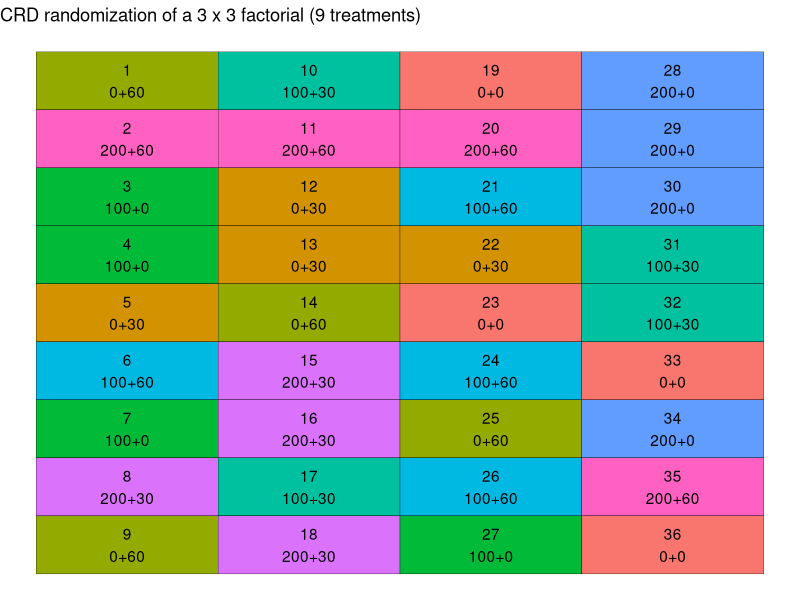
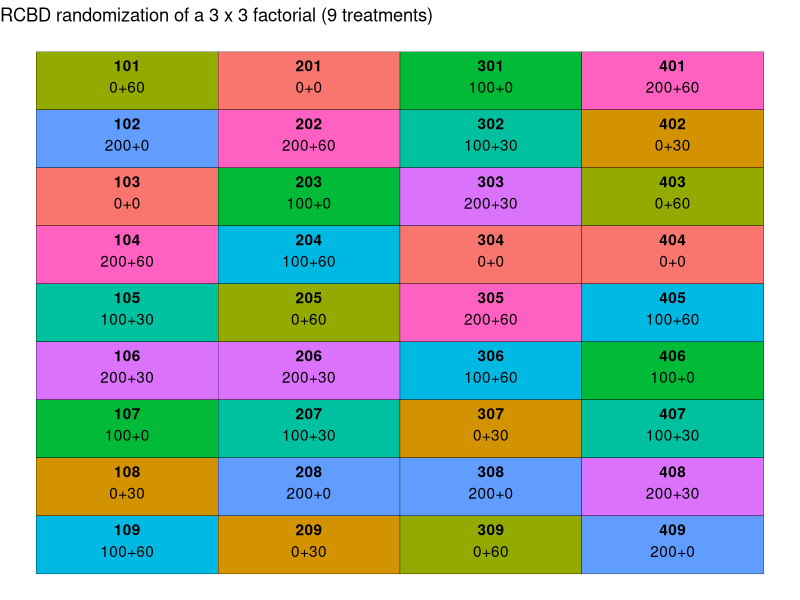

Reproduce these figures in R, in order. (Note: this script raises an error after producing the figures.)
## ---- chunk 1
# Loading packages
library(tidyverse) # for data wrangling and plotting
## ---- chunk 2
trts <- crossing(nrate_kgha = c(0, 100, 200),
                 krate_kgha = c(0, 30, 60))%>%
  mutate(trtnum = 1:nrow(.))%>%
  mutate(trtname = paste0(nrate_kgha, "+", krate_kgha))

trts
## ---- chunk 3
# Setting seed to get same randomization result every time
set.seed(930)

crd_rand <- crossing(trtname = trts$trtname,
                     rep = 1:4)  %>%
  # Since plots are organized without a structure, let's number them 1 through 36
mutate(plot = 1:nrow(.))%>%
  # Randomizing trtname to plots, without restrictions 
mutate(plot = sample(plot)) %>%
  arrange(plot)

crd_rand
## ---- chunk 4
crd_layout <- crd_rand %>%
  # Defining number of rows and columns in the field for plotting purposes
mutate(row = rep(1:4, each = 9)) %>%
  mutate(col = rep(seq(from = 1,
                   to = 9,
                   by = 1), times = 4)) %>%
  # Creating plot and trtname labels for plotting
  mutate(lab = paste0(plot, "\n", trtname))
crd_layout
## ---- chunk 5
ggplot(crd_layout, aes(x = row, y = -col))+
  geom_tile(aes(fill = trtname), color = "black", show.legend = F)+
  geom_text(aes(label = lab))+
  labs(title = "CRD randomization of a 3 x 3 factorial (9 treatments)")+
  theme_void()

## ---- chunk 6
# Setting seed to get same randomization result every time
set.seed(930)

rcbd_rand <- crossing(trtname = trts$trtname,
                      rep = 1:4) %>%
  arrange(rep) %>%
  group_by(rep)%>%
  mutate(trtname = sample(trtname)) %>%
  mutate(plot = (rep*100+ 1:9))%>%
  ungroup()

rcbd_rand %>%
  group_by (rep, trtname)%>%
  tally()
## ---- chunk 7
rcbd_rand 
## ---- chunk 8
rcbd_layout <- rcbd_rand %>%
  # Defining number of rows and columns in the field for plotting purposes
  mutate(row = rep(1:4, each = 9)) %>%
  mutate(col = rep(seq(from = 1, 
                       to = 9, #total number of treatments, 
                       by = 1), 
                   times = 4 #total number of blocks
  )) %>%
  # Creating plot and trtname labels for plotting
  mutate(lab = paste0(plot, "\n", trtname))

rcbd_layout
## ---- chunk 9
ggplot(data = rcbd_layout, aes(x = row, 
                               y = -col))+
  geom_tile(aes(fill = trtname),
            color = "black",
            show.legend = F
  )+
  geom_text(aes(label = plot), fontface = "bold", vjust = -.8)+
  geom_text(aes(label = trtname), vjust = 1)+
  labs(title = "RCBD randomization of a 3 x 3 factorial (9 treatments)") +
  theme_void()

## ---- chunk 10
rcbd_rand %>%
  # Retrieving other information contained in trts
left_join(trts)%>%
    # Rearranging columns  
dplyr::select(plot, rep, trtname, trtnum, nrate_kgha, krate_kgha) %>%
  write_csv("../output/rcbd_randomization_table.csv")

## ---- chunk 11
ggsave("../output/rcbd_layoutmap.png",
       width = 6,
       height = 4,
       bg = "white")
